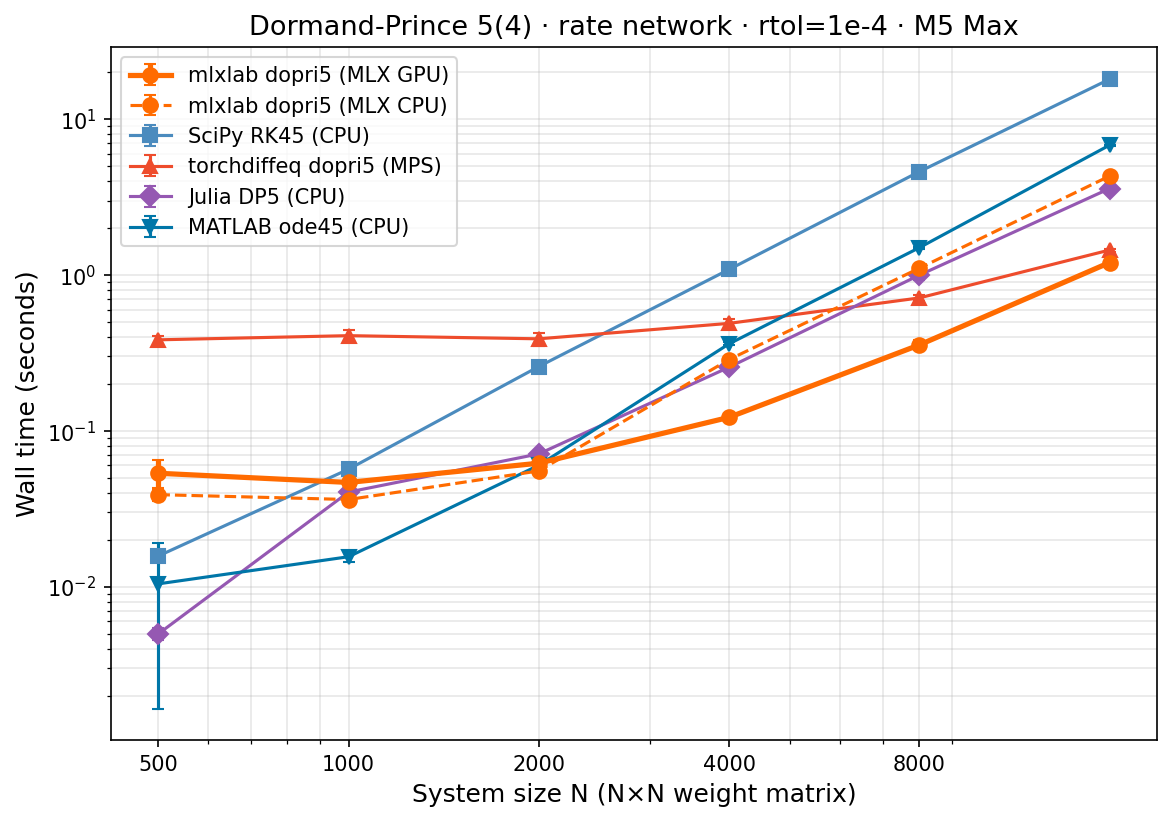

Here is the Python script that generated this plot:
"""Benchmark: Dormand-Prince 5(4) across all frameworks.

Same algorithm, same tolerances, same problem.
Solves dy/dt = (-y + tanh(W @ y + b)) / tau  (rate network)

Usage:
    uv run python bench_dp5.py mlxlab
    uv run python bench_dp5.py scipy
    uv run python bench_dp5.py numpy
    uv run python bench_dp5.py torchdiffeq
    uv run python bench_dp5.py all
    uv run python bench_dp5.py plot
"""

import json
import sys
import time
from pathlib import Path

import numpy as np

SIZES = [500, 1000, 2000, 4000, 8000]
T_SPAN = (0.0, 1.0)
TAU = 0.01
GAIN = 1.5  # chaotic regime (>1)
RTOL = 1e-4
ATOL = 1e-6
N_WARMUP = 1
N_RUNS = 5
RESULTS_FILE = Path(__file__).parent / "results_dp5.json"


def make_system_np(N, seed=42):
    rng = np.random.default_rng(seed)
    W = rng.normal(size=(N, N)).astype(np.float32) * (GAIN / N**0.5)
    b = rng.normal(size=(N,)).astype(np.float32)
    y0 = rng.normal(size=(N,)).astype(np.float32) * 0.1
    return W, b, y0


def time_fn(fn, n_warmup=N_WARMUP, n_runs=N_RUNS):
    for _ in range(n_warmup):
        fn()
    times = []
    for _ in range(n_runs):
        t0 = time.perf_counter()
        fn()
        times.append(time.perf_counter() - t0)
    return np.median(times), np.std(times)


# --------------------------------------------------------------------------- #
# mlxlab dopri5 (MLX GPU)
# --------------------------------------------------------------------------- #

def bench_mlxlab(N):
    import mlx.core as mx
    sys.path.insert(0, str(Path(__file__).resolve().parent.parent / "src"))
    import mlxlab as ml

    W_np, b_np, y0_np = make_system_np(N)
    W = mx.array(W_np)
    b = mx.array(b_np)
    y0 = mx.array(y0_np)

    def rhs(y, t):
        return (-y + mx.tanh(W @ y + b)) / TAU

    def run():
        sol = ml.integrate.solve(rhs, y0, t_span=T_SPAN, method="dopri5",
                                 atol=ATOL, rtol=RTOL)
        mx.eval(sol.y)
        return sol

    return time_fn(run)


# --------------------------------------------------------------------------- #
# mlxlab dopri5 (MLX CPU)
# --------------------------------------------------------------------------- #

def bench_mlxlab_cpu(N):
    import mlx.core as mx
    sys.path.insert(0, str(Path(__file__).resolve().parent.parent / "src"))
    import mlxlab as ml

    W_np, b_np, y0_np = make_system_np(N)
    mx.set_default_device(mx.cpu)
    W = mx.array(W_np)
    b = mx.array(b_np)
    y0 = mx.array(y0_np)

    def rhs(y, t):
        return (-y + mx.tanh(W @ y + b)) / TAU

    def run():
        sol = ml.integrate.solve(rhs, y0, t_span=T_SPAN, method="dopri5",
                                 atol=ATOL, rtol=RTOL)
        mx.eval(sol.y)
        return sol

    med, std = time_fn(run)
    mx.set_default_device(mx.gpu)
    return med, std


# --------------------------------------------------------------------------- #
# SciPy RK45 = Dormand-Prince 5(4)
# --------------------------------------------------------------------------- #

def bench_scipy(N):
    from scipy.integrate import solve_ivp

    W, b, y0 = make_system_np(N)

    def rhs(t, y):
        return (-y + np.tanh(W @ y + b)) / TAU

    def run():
        return solve_ivp(rhs, T_SPAN, y0, method="RK45",
                         rtol=RTOL, atol=ATOL)

    return time_fn(run)


# --------------------------------------------------------------------------- #
# torchdiffeq dopri5 (MPS GPU)
# --------------------------------------------------------------------------- #

def bench_torchdiffeq(N):
    import torch
    from torchdiffeq import odeint

    if not torch.backends.mps.is_available():
        return None, None

    W_np, b_np, y0_np = make_system_np(N)
    device = torch.device("mps")
    W = torch.tensor(W_np, device=device)
    b = torch.tensor(b_np, device=device)
    y0 = torch.tensor(y0_np, device=device)
    t_eval = torch.tensor([T_SPAN[0], T_SPAN[1]], device=device)

    class RHS(torch.nn.Module):
        def forward(self, t, y):
            return (-y + torch.tanh(W @ y + b)) / TAU

    func = RHS()

    def run():
        sol = odeint(func, y0, t_eval, method="dopri5", rtol=RTOL, atol=ATOL,
                     options={"dtype": torch.float32})
        torch.mps.synchronize()
        return sol

    return time_fn(run)


# --------------------------------------------------------------------------- #
# Run + save
# --------------------------------------------------------------------------- #

def load_results():
    if RESULTS_FILE.exists():
        with open(RESULTS_FILE) as f:
            return json.load(f)
    return {}


def save_result(framework, N, med, std):
    results = load_results()
    results.setdefault(framework, {})[str(N)] = {"median": med, "std": std}
    with open(RESULTS_FILE, "w") as f:
        json.dump(results, f, indent=2)


def run_framework(name, bench_fn):
    print(f"\n  {name}")
    print(f"  {'-'*50}")
    for N in SIZES:
        med, std = bench_fn(N)
        if med is not None:
            save_result(name, N, med, std)
            print(f"    N={N:>5}: {med:.4f}s +/- {std:.4f}s")
        else:
            print(f"    N={N:>5}: unavailable")


# --------------------------------------------------------------------------- #
# Plot
# --------------------------------------------------------------------------- #

def make_plot():
    import matplotlib
    matplotlib.use("Agg")
    import matplotlib.pyplot as plt

    results = load_results()
    if not results:
        print("No results found. Run benchmarks first.")
        return

    fig, ax = plt.subplots(1, 1, figsize=(9, 6))

    styles = {
        "mlxlab": {"color": "#FF6B00", "marker": "o", "linewidth": 2.5, "zorder": 10},
        "mlxlab_cpu": {"color": "#FF6B00", "marker": "o", "linewidth": 1.5, "zorder": 8,
                       "linestyle": "--"},
        "scipy": {"color": "#4B8BBE", "marker": "s", "linewidth": 1.5, "zorder": 5},
        "torchdiffeq": {"color": "#EE4C2C", "marker": "^", "linewidth": 1.5, "zorder": 5},
        "julia": {"color": "#9558B2", "marker": "D", "linewidth": 1.5, "zorder": 5},
        "matlab": {"color": "#0076A8", "marker": "v", "linewidth": 1.5, "zorder": 5},
    }

    labels = {
        "mlxlab": "mlxlab dopri5 (MLX GPU)",
        "mlxlab_cpu": "mlxlab dopri5 (MLX CPU)",
        "scipy": "SciPy RK45 (CPU)",
        "torchdiffeq": "torchdiffeq dopri5 (MPS)",
        "julia": "Julia DP5 (CPU)",
        "matlab": "MATLAB ode45 (CPU)",
    }

    for framework, data in results.items():
        sizes = sorted(int(k) for k in data.keys())
        times = [data[str(n)]["median"] for n in sizes]
        stds = [data[str(n)]["std"] for n in sizes]
        style = styles.get(framework, {"color": "gray", "marker": "x", "linewidth": 1})
        label = labels.get(framework, framework)
        ax.errorbar(sizes, times, yerr=stds, label=label,
                    markersize=7, capsize=3, **style)

    ax.set_xlabel("System size N (N×N weight matrix)", fontsize=12)
    ax.set_ylabel("Wall time (seconds)", fontsize=12)
    ax.set_title("Dormand-Prince 5(4) · rate network · rtol=1e-4 · M5 Max", fontsize=13)
    ax.set_xscale("log")
    ax.set_yscale("log")
    ax.legend(fontsize=10, loc="upper left")
    ax.grid(True, alpha=0.3, which="both")
    ax.set_xticks(SIZES)
    ax.set_xticklabels([str(n) for n in SIZES])

    out = Path(__file__).parent / "bench_dp5.png"
    fig.savefig(out, dpi=150, bbox_inches="tight")
    print(f"  Plot saved to {out}")


# --------------------------------------------------------------------------- #
# Main
# --------------------------------------------------------------------------- #

if __name__ == "__main__":
    target = sys.argv[1] if len(sys.argv) > 1 else "all"

    frameworks = {
        "mlxlab": lambda: run_framework("mlxlab", bench_mlxlab),
        "mlxlab_cpu": lambda: run_framework("mlxlab_cpu", bench_mlxlab_cpu),
        "scipy": lambda: run_framework("scipy", bench_scipy),
        "torchdiffeq": lambda: run_framework("torchdiffeq", bench_torchdiffeq),
    }

    if target == "plot":
        make_plot()
    elif target == "all":
        for name, fn in frameworks.items():
            fn()
        make_plot()
    elif target in frameworks:
        frameworks[target]()
    else:
        print(f"Unknown target: {target}. Use: {list(frameworks.keys()) + ['all', 'plot']}")
